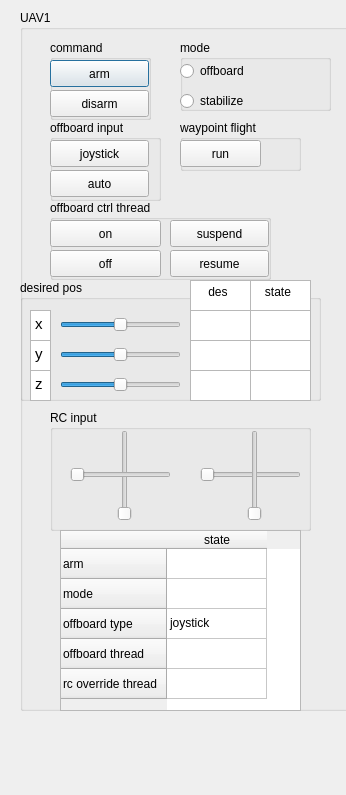
<?xml version="1.0" encoding="UTF-8"?>
<ui version="4.0">
 <class>Dialog</class>
 <widget class="QDialog" name="Dialog">
  <property name="geometry">
   <rect>
    <x>0</x>
    <y>0</y>
    <width>346</width>
    <height>795</height>
   </rect>
  </property>
  <property name="windowTitle">
   <string>Dialog</string>
  </property>
  <widget class="QGroupBox" name="groupBox_4">
   <property name="geometry">
    <rect>
     <x>20</x>
     <y>10</y>
     <width>331</width>
     <height>701</height>
    </rect>
   </property>
   <property name="title">
    <string>UAV1</string>
   </property>
   <widget class="QGroupBox" name="groupBox_7">
    <property name="geometry">
     <rect>
      <x>0</x>
      <y>270</y>
      <width>301</width>
      <height>121</height>
     </rect>
    </property>
    <property name="title">
     <string>desired pos</string>
    </property>
    <widget class="QSlider" name="horizontalSlider_des_x_1">
     <property name="geometry">
      <rect>
       <x>40</x>
       <y>30</y>
       <width>121</width>
       <height>29</height>
      </rect>
     </property>
     <property name="minimum">
      <number>-20</number>
     </property>
     <property name="maximum">
      <number>20</number>
     </property>
     <property name="value">
      <number>0</number>
     </property>
     <property name="sliderPosition">
      <number>0</number>
     </property>
     <property name="orientation">
      <enum>Qt::Horizontal</enum>
     </property>
    </widget>
    <widget class="QSlider" name="horizontalSlider_des_y_1">
     <property name="geometry">
      <rect>
       <x>40</x>
       <y>60</y>
       <width>121</width>
       <height>29</height>
      </rect>
     </property>
     <property name="minimum">
      <number>-20</number>
     </property>
     <property name="maximum">
      <number>20</number>
     </property>
     <property name="value">
      <number>0</number>
     </property>
     <property name="orientation">
      <enum>Qt::Horizontal</enum>
     </property>
    </widget>
    <widget class="QSlider" name="horizontalSlider_des_z_1">
     <property name="geometry">
      <rect>
       <x>40</x>
       <y>90</y>
       <width>121</width>
       <height>29</height>
      </rect>
     </property>
     <property name="minimum">
      <number>-20</number>
     </property>
     <property name="maximum">
      <number>20</number>
     </property>
     <property name="value">
      <number>0</number>
     </property>
     <property name="orientation">
      <enum>Qt::Horizontal</enum>
     </property>
    </widget>
    <widget class="QTextEdit" name="textEdit">
     <property name="geometry">
      <rect>
       <x>10</x>
       <y>30</y>
       <width>21</width>
       <height>31</height>
      </rect>
     </property>
     <property name="html">
      <string>&lt;!DOCTYPE HTML PUBLIC &quot;-//W3C//DTD HTML 4.0//EN&quot; &quot;http://www.w3.org/TR/REC-html40/strict.dtd&quot;&gt;
&lt;html&gt;&lt;head&gt;&lt;meta name=&quot;qrichtext&quot; content=&quot;1&quot; /&gt;&lt;style type=&quot;text/css&quot;&gt;
p, li { white-space: pre-wrap; }
&lt;/style&gt;&lt;/head&gt;&lt;body style=&quot; font-family:'Ubuntu'; font-size:11pt; font-weight:400; font-style:normal;&quot;&gt;
&lt;p style=&quot; margin-top:0px; margin-bottom:0px; margin-left:0px; margin-right:0px; -qt-block-indent:0; text-indent:0px;&quot;&gt;x&lt;/p&gt;&lt;/body&gt;&lt;/html&gt;</string>
     </property>
    </widget>
    <widget class="QTextEdit" name="textEdit_2">
     <property name="geometry">
      <rect>
       <x>10</x>
       <y>60</y>
       <width>21</width>
       <height>31</height>
      </rect>
     </property>
     <property name="html">
      <string>&lt;!DOCTYPE HTML PUBLIC &quot;-//W3C//DTD HTML 4.0//EN&quot; &quot;http://www.w3.org/TR/REC-html40/strict.dtd&quot;&gt;
&lt;html&gt;&lt;head&gt;&lt;meta name=&quot;qrichtext&quot; content=&quot;1&quot; /&gt;&lt;style type=&quot;text/css&quot;&gt;
p, li { white-space: pre-wrap; }
&lt;/style&gt;&lt;/head&gt;&lt;body style=&quot; font-family:'Ubuntu'; font-size:11pt; font-weight:400; font-style:normal;&quot;&gt;
&lt;p style=&quot; margin-top:0px; margin-bottom:0px; margin-left:0px; margin-right:0px; -qt-block-indent:0; text-indent:0px;&quot;&gt;y&lt;/p&gt;&lt;/body&gt;&lt;/html&gt;</string>
     </property>
    </widget>
    <widget class="QTextEdit" name="textEdit_3">
     <property name="geometry">
      <rect>
       <x>10</x>
       <y>90</y>
       <width>21</width>
       <height>31</height>
      </rect>
     </property>
     <property name="html">
      <string>&lt;!DOCTYPE HTML PUBLIC &quot;-//W3C//DTD HTML 4.0//EN&quot; &quot;http://www.w3.org/TR/REC-html40/strict.dtd&quot;&gt;
&lt;html&gt;&lt;head&gt;&lt;meta name=&quot;qrichtext&quot; content=&quot;1&quot; /&gt;&lt;style type=&quot;text/css&quot;&gt;
p, li { white-space: pre-wrap; }
&lt;/style&gt;&lt;/head&gt;&lt;body style=&quot; font-family:'Ubuntu'; font-size:11pt; font-weight:400; font-style:normal;&quot;&gt;
&lt;p style=&quot; margin-top:0px; margin-bottom:0px; margin-left:0px; margin-right:0px; -qt-block-indent:0; text-indent:0px;&quot;&gt;z&lt;/p&gt;&lt;/body&gt;&lt;/html&gt;</string>
     </property>
    </widget>
    <widget class="QPlainTextEdit" name="plainTextEdit_des_z_1">
     <property name="geometry">
      <rect>
       <x>170</x>
       <y>90</y>
       <width>61</width>
       <height>31</height>
      </rect>
     </property>
     <property name="plainText">
      <string/>
     </property>
    </widget>
    <widget class="QPlainTextEdit" name="plainTextEdit_des_x_1">
     <property name="geometry">
      <rect>
       <x>170</x>
       <y>30</y>
       <width>61</width>
       <height>31</height>
      </rect>
     </property>
     <property name="verticalScrollBarPolicy">
      <enum>Qt::ScrollBarAsNeeded</enum>
     </property>
     <property name="horizontalScrollBarPolicy">
      <enum>Qt::ScrollBarAlwaysOff</enum>
     </property>
     <property name="plainText">
      <string/>
     </property>
    </widget>
    <widget class="QPlainTextEdit" name="plainTextEdit_des_y_1">
     <property name="geometry">
      <rect>
       <x>170</x>
       <y>60</y>
       <width>61</width>
       <height>31</height>
      </rect>
     </property>
     <property name="plainText">
      <string/>
     </property>
    </widget>
    <widget class="QPlainTextEdit" name="plainTextEdit_state_x_1">
     <property name="geometry">
      <rect>
       <x>230</x>
       <y>30</y>
       <width>61</width>
       <height>31</height>
      </rect>
     </property>
     <property name="verticalScrollBarPolicy">
      <enum>Qt::ScrollBarAsNeeded</enum>
     </property>
     <property name="horizontalScrollBarPolicy">
      <enum>Qt::ScrollBarAlwaysOff</enum>
     </property>
     <property name="plainText">
      <string/>
     </property>
    </widget>
    <widget class="QPlainTextEdit" name="plainTextEdit_state_y_1">
     <property name="geometry">
      <rect>
       <x>230</x>
       <y>60</y>
       <width>61</width>
       <height>31</height>
      </rect>
     </property>
     <property name="plainText">
      <string/>
     </property>
    </widget>
    <widget class="QPlainTextEdit" name="plainTextEdit_state_z_1">
     <property name="geometry">
      <rect>
       <x>230</x>
       <y>90</y>
       <width>61</width>
       <height>31</height>
      </rect>
     </property>
     <property name="plainText">
      <string/>
     </property>
    </widget>
    <widget class="QPlainTextEdit" name="plainTextEdit_des_x_6">
     <property name="geometry">
      <rect>
       <x>170</x>
       <y>0</y>
       <width>61</width>
       <height>31</height>
      </rect>
     </property>
     <property name="verticalScrollBarPolicy">
      <enum>Qt::ScrollBarAsNeeded</enum>
     </property>
     <property name="horizontalScrollBarPolicy">
      <enum>Qt::ScrollBarAlwaysOff</enum>
     </property>
     <property name="plainText">
      <string>    des</string>
     </property>
    </widget>
    <widget class="QPlainTextEdit" name="plainTextEdit_des_x_7">
     <property name="geometry">
      <rect>
       <x>230</x>
       <y>0</y>
       <width>61</width>
       <height>31</height>
      </rect>
     </property>
     <property name="verticalScrollBarPolicy">
      <enum>Qt::ScrollBarAsNeeded</enum>
     </property>
     <property name="horizontalScrollBarPolicy">
      <enum>Qt::ScrollBarAlwaysOff</enum>
     </property>
     <property name="plainText">
      <string>   state</string>
     </property>
    </widget>
   </widget>
   <widget class="QGroupBox" name="groupBox_2">
    <property name="geometry">
     <rect>
      <x>30</x>
      <y>400</y>
      <width>261</width>
      <height>121</height>
     </rect>
    </property>
    <property name="title">
     <string>RC input</string>
    </property>
    <widget class="QSlider" name="verticalSlider_pitch_1">
     <property name="geometry">
      <rect>
       <x>60</x>
       <y>20</y>
       <width>29</width>
       <height>91</height>
      </rect>
     </property>
     <property name="orientation">
      <enum>Qt::Vertical</enum>
     </property>
    </widget>
    <widget class="QSlider" name="horizontalSlider_roll_1">
     <property name="geometry">
      <rect>
       <x>150</x>
       <y>50</y>
       <width>101</width>
       <height>29</height>
      </rect>
     </property>
     <property name="orientation">
      <enum>Qt::Horizontal</enum>
     </property>
    </widget>
    <widget class="QSlider" name="verticalSlider_throttle_1">
     <property name="geometry">
      <rect>
       <x>190</x>
       <y>20</y>
       <width>29</width>
       <height>91</height>
      </rect>
     </property>
     <property name="orientation">
      <enum>Qt::Vertical</enum>
     </property>
    </widget>
    <widget class="QSlider" name="horizontalSlider_yaw_1">
     <property name="geometry">
      <rect>
       <x>20</x>
       <y>50</y>
       <width>101</width>
       <height>29</height>
      </rect>
     </property>
     <property name="orientation">
      <enum>Qt::Horizontal</enum>
     </property>
    </widget>
   </widget>
   <widget class="QGroupBox" name="groupBox_arm">
    <property name="geometry">
     <rect>
      <x>30</x>
      <y>30</y>
      <width>101</width>
      <height>80</height>
     </rect>
    </property>
    <property name="title">
     <string>command</string>
    </property>
    <widget class="QPushButton" name="pushButton_arm">
     <property name="geometry">
      <rect>
       <x>0</x>
       <y>20</y>
       <width>99</width>
       <height>27</height>
      </rect>
     </property>
     <property name="text">
      <string>arm</string>
     </property>
    </widget>
    <widget class="QPushButton" name="pushButton_disarm">
     <property name="geometry">
      <rect>
       <x>0</x>
       <y>50</y>
       <width>99</width>
       <height>27</height>
      </rect>
     </property>
     <property name="text">
      <string>disarm</string>
     </property>
    </widget>
   </widget>
   <widget class="QGroupBox" name="groupBox_3">
    <property name="geometry">
     <rect>
      <x>30</x>
      <y>190</y>
      <width>221</width>
      <height>80</height>
     </rect>
    </property>
    <property name="title">
     <string>offboard ctrl thread</string>
    </property>
    <widget class="QPushButton" name="pushButton">
     <property name="geometry">
      <rect>
       <x>0</x>
       <y>20</y>
       <width>111</width>
       <height>27</height>
      </rect>
     </property>
     <property name="text">
      <string>on</string>
     </property>
    </widget>
    <widget class="QPushButton" name="pushButton_2">
     <property name="geometry">
      <rect>
       <x>0</x>
       <y>50</y>
       <width>111</width>
       <height>27</height>
      </rect>
     </property>
     <property name="text">
      <string>off</string>
     </property>
    </widget>
    <widget class="QPushButton" name="pushButton_3">
     <property name="geometry">
      <rect>
       <x>120</x>
       <y>20</y>
       <width>99</width>
       <height>27</height>
      </rect>
     </property>
     <property name="text">
      <string>suspend</string>
     </property>
    </widget>
    <widget class="QPushButton" name="pushButton_4">
     <property name="geometry">
      <rect>
       <x>120</x>
       <y>50</y>
       <width>99</width>
       <height>27</height>
      </rect>
     </property>
     <property name="text">
      <string>resume</string>
     </property>
    </widget>
   </widget>
   <widget class="QTableWidget" name="tableWidget">
    <property name="geometry">
     <rect>
      <x>40</x>
      <y>520</y>
      <width>241</width>
      <height>181</height>
     </rect>
    </property>
    <row>
     <property name="text">
      <string>arm</string>
     </property>
    </row>
    <row>
     <property name="text">
      <string>mode</string>
     </property>
    </row>
    <row>
     <property name="text">
      <string>offboard type</string>
     </property>
    </row>
    <row>
     <property name="text">
      <string>offboard thread</string>
     </property>
    </row>
    <row>
     <property name="text">
      <string>rc override thread</string>
     </property>
    </row>
    <column>
     <property name="text">
      <string>state</string>
     </property>
    </column>
    <item row="1" column="0">
     <property name="text">
      <string/>
     </property>
    </item>
    <item row="2" column="0">
     <property name="text">
      <string>joystick</string>
     </property>
    </item>
   </widget>
   <widget class="QGroupBox" name="groupBox_8">
    <property name="geometry">
     <rect>
      <x>160</x>
      <y>110</y>
      <width>121</width>
      <height>51</height>
     </rect>
    </property>
    <property name="title">
     <string>waypoint flight</string>
    </property>
    <widget class="QPushButton" name="pushButton_11">
     <property name="geometry">
      <rect>
       <x>0</x>
       <y>20</y>
       <width>81</width>
       <height>27</height>
      </rect>
     </property>
     <property name="text">
      <string>run</string>
     </property>
    </widget>
   </widget>
   <widget class="QGroupBox" name="groupBox_6">
    <property name="geometry">
     <rect>
      <x>30</x>
      <y>110</y>
      <width>111</width>
      <height>81</height>
     </rect>
    </property>
    <property name="title">
     <string>offboard input</string>
    </property>
    <widget class="QPushButton" name="pushButton_9">
     <property name="geometry">
      <rect>
       <x>0</x>
       <y>20</y>
       <width>99</width>
       <height>27</height>
      </rect>
     </property>
     <property name="text">
      <string>joystick</string>
     </property>
    </widget>
    <widget class="QPushButton" name="pushButton_10">
     <property name="geometry">
      <rect>
       <x>0</x>
       <y>50</y>
       <width>99</width>
       <height>27</height>
      </rect>
     </property>
     <property name="text">
      <string>auto</string>
     </property>
    </widget>
   </widget>
   <widget class="QGroupBox" name="groupBox">
    <property name="geometry">
     <rect>
      <x>160</x>
      <y>30</y>
      <width>151</width>
      <height>71</height>
     </rect>
    </property>
    <property name="title">
     <string>mode</string>
    </property>
    <widget class="QRadioButton" name="radioButton_offboard">
     <property name="geometry">
      <rect>
       <x>0</x>
       <y>20</y>
       <width>117</width>
       <height>22</height>
      </rect>
     </property>
     <property name="text">
      <string>offboard</string>
     </property>
    </widget>
    <widget class="QRadioButton" name="radioButton_stabilize">
     <property name="geometry">
      <rect>
       <x>0</x>
       <y>50</y>
       <width>117</width>
       <height>22</height>
      </rect>
     </property>
     <property name="text">
      <string>stabilize</string>
     </property>
    </widget>
   </widget>
  </widget>
 </widget>
 <resources/>
 <connections>
  <connection>
   <sender>pushButton_arm</sender>
   <signal>clicked()</signal>
   <receiver>Dialog</receiver>
   <slot>slot1()</slot>
   <hints>
    <hint type="sourcelabel">
     <x>415</x>
     <y>76</y>
    </hint>
    <hint type="destinationlabel">
     <x>754</x>
     <y>425</y>
    </hint>
   </hints>
  </connection>
  <connection>
   <sender>pushButton_disarm</sender>
   <signal>clicked()</signal>
   <receiver>Dialog</receiver>
   <slot>slot2()</slot>
   <hints>
    <hint type="sourcelabel">
     <x>418</x>
     <y>102</y>
    </hint>
    <hint type="destinationlabel">
     <x>757</x>
     <y>454</y>
    </hint>
   </hints>
  </connection>
  <connection>
   <sender>radioButton_offboard</sender>
   <signal>clicked()</signal>
   <receiver>Dialog</receiver>
   <slot>slot3()</slot>
   <hints>
    <hint type="sourcelabel">
     <x>440</x>
     <y>74</y>
    </hint>
    <hint type="destinationlabel">
     <x>637</x>
     <y>66</y>
    </hint>
   </hints>
  </connection>
  <connection>
   <sender>radioButton_stabilize</sender>
   <signal>clicked()</signal>
   <receiver>Dialog</receiver>
   <slot>slot4()</slot>
   <hints>
    <hint type="sourcelabel">
     <x>550</x>
     <y>79</y>
    </hint>
    <hint type="destinationlabel">
     <x>781</x>
     <y>67</y>
    </hint>
   </hints>
  </connection>
  <connection>
   <sender>pushButton</sender>
   <signal>clicked()</signal>
   <receiver>Dialog</receiver>
   <slot>slot5()</slot>
   <hints>
    <hint type="sourcelabel">
     <x>320</x>
     <y>257</y>
    </hint>
    <hint type="destinationlabel">
     <x>814</x>
     <y>428</y>
    </hint>
   </hints>
  </connection>
  <connection>
   <sender>pushButton_2</sender>
   <signal>clicked()</signal>
   <receiver>Dialog</receiver>
   <slot>slot6()</slot>
   <hints>
    <hint type="sourcelabel">
     <x>320</x>
     <y>280</y>
    </hint>
    <hint type="destinationlabel">
     <x>814</x>
     <y>456</y>
    </hint>
   </hints>
  </connection>
  <connection>
   <sender>pushButton_3</sender>
   <signal>clicked()</signal>
   <receiver>Dialog</receiver>
   <slot>slot7()</slot>
   <hints>
    <hint type="sourcelabel">
     <x>440</x>
     <y>249</y>
    </hint>
    <hint type="destinationlabel">
     <x>814</x>
     <y>381</y>
    </hint>
   </hints>
  </connection>
  <connection>
   <sender>pushButton_4</sender>
   <signal>clicked()</signal>
   <receiver>Dialog</receiver>
   <slot>slot8()</slot>
   <hints>
    <hint type="sourcelabel">
     <x>440</x>
     <y>279</y>
    </hint>
    <hint type="destinationlabel">
     <x>814</x>
     <y>413</y>
    </hint>
   </hints>
  </connection>
  <connection>
   <sender>pushButton_9</sender>
   <signal>clicked()</signal>
   <receiver>Dialog</receiver>
   <slot>slot13()</slot>
   <hints>
    <hint type="sourcelabel">
     <x>320</x>
     <y>156</y>
    </hint>
    <hint type="destinationlabel">
     <x>492</x>
     <y>311</y>
    </hint>
   </hints>
  </connection>
  <connection>
   <sender>pushButton_10</sender>
   <signal>clicked()</signal>
   <receiver>Dialog</receiver>
   <slot>slot14()</slot>
   <hints>
    <hint type="sourcelabel">
     <x>320</x>
     <y>197</y>
    </hint>
    <hint type="destinationlabel">
     <x>519</x>
     <y>434</y>
    </hint>
   </hints>
  </connection>
  <connection>
   <sender>horizontalSlider_des_x_1</sender>
   <signal>sliderMoved(int)</signal>
   <receiver>Dialog</receiver>
   <slot>slot15()</slot>
   <hints>
    <hint type="sourcelabel">
     <x>517</x>
     <y>355</y>
    </hint>
    <hint type="destinationlabel">
     <x>581</x>
     <y>341</y>
    </hint>
   </hints>
  </connection>
  <connection>
   <sender>horizontalSlider_des_y_1</sender>
   <signal>sliderMoved(int)</signal>
   <receiver>Dialog</receiver>
   <slot>slot16()</slot>
   <hints>
    <hint type="sourcelabel">
     <x>515</x>
     <y>381</y>
    </hint>
    <hint type="destinationlabel">
     <x>620</x>
     <y>372</y>
    </hint>
   </hints>
  </connection>
  <connection>
   <sender>horizontalSlider_des_z_1</sender>
   <signal>sliderMoved(int)</signal>
   <receiver>Dialog</receiver>
   <slot>slot17()</slot>
   <hints>
    <hint type="sourcelabel">
     <x>513</x>
     <y>409</y>
    </hint>
    <hint type="destinationlabel">
     <x>621</x>
     <y>403</y>
    </hint>
   </hints>
  </connection>
  <connection>
   <sender>pushButton_11</sender>
   <signal>clicked()</signal>
   <receiver>Dialog</receiver>
   <slot>slot18()</slot>
   <hints>
    <hint type="sourcelabel">
     <x>519</x>
     <y>159</y>
    </hint>
    <hint type="destinationlabel">
     <x>616</x>
     <y>157</y>
    </hint>
   </hints>
  </connection>
 </connections>
 <slots>
  <slot>slot1()</slot>
  <slot>slot2()</slot>
  <slot>slot3()</slot>
  <slot>slot4()</slot>
  <slot>slot5()</slot>
  <slot>slot6()</slot>
  <slot>slot7()</slot>
  <slot>slot8()</slot>
  <slot>slot9()</slot>
  <slot>slot10()</slot>
  <slot>slot11()</slot>
  <slot>slot12()</slot>
  <slot>slot13()</slot>
  <slot>slot14()</slot>
  <slot>slot15()</slot>
  <slot>slot16()</slot>
  <slot>slot17()</slot>
  <slot>slot18()</slot>
  <slot>slot19()</slot>
 </slots>
</ui>
